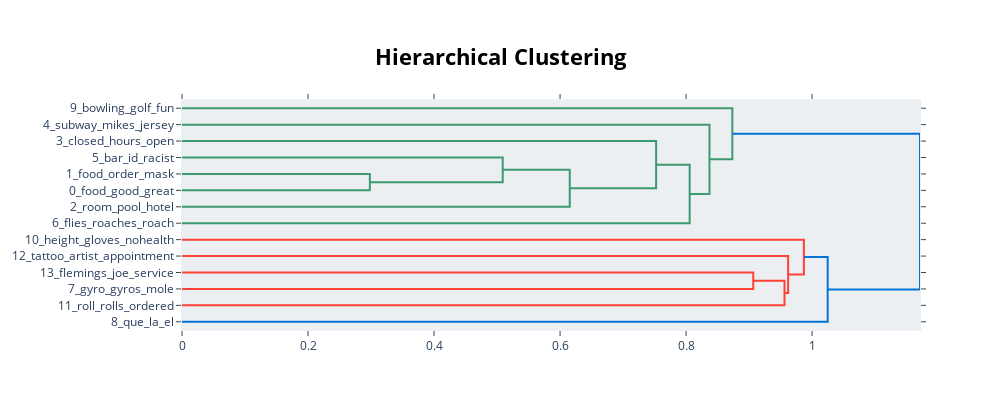

Notebook code cell kept with this figure:
### Markdown cell above
### Code Cell 6: Final Review and Summary of Topics

### Code cell
model.reduce_topics(docs, nr_topics=15)
model.visualize_barchart(top_n_topics=15)
model.visualize_hierarchy(top_n_topics=15)

### Figure 1 — Plotly figure (JSON) as saved in the notebook; plotly's stock layout.template omitted (floating-point values rounded to 4 significant figures)
{"data": [{"hoverinfo": "text", "marker": {"color": "rgb(61,153,112)"}, "mode": "lines", "type": "scatter", "x": [0, 0.2981, 0.2981, 0], "xaxis": "x", "y": [-45, -45, -55, -55], "yaxis": "y"}, {"hoverinfo": "text", "marker": {"color": "rgb(61,153,112)"}, "mode": "lines", "type": "scatter", "x": [0, 0.509, 0.509, 0.2981], "xaxis": "x", "y": [-35, -35, -50, -50], "yaxis": "y"}, {"hoverinfo": "text", "marker": {"color": "rgb(61,153,112)"}, "mode": "lines", "type": "scatter", "x": [0.509, 0.6154, 0.6154, 0], "xaxis": "x", "y": [-42.5, -42.5, -65, -65], "yaxis": "y"}, {"hoverinfo": "text", "marker": {"color": "rgb(61,153,112)"}, "mode": "lines", "type": "scatter", "x": [0, 0.7525, 0.7525, 0.6154], "xaxis": "x", "y": [-25, -25, -53.75, -53.75], "yaxis": "y"}, {"hoverinfo": "text", "marker": {"color": "rgb(61,153,112)"}, "mode": "lines", "type": "scatter", "x": [0.7525, 0.8057, 0.8057, 0], "xaxis": "x", "y": [-39.38, -39.38, -75, -75], "yaxis": "y"}, {"hoverinfo": "text", "marker": {"color": "rgb(61,153,112)"}, "mode": "lines", "type": "scatter", "x": [0, 0.8372, 0.8372, 0.8057], "xaxis": "x", "y": [-15, -15, -57.19, -57.19], "yaxis": "y"}, {"hoverinfo": "text", "marker": {"color": "rgb(61,153,112)"}, "mode": "lines", "type": "scatter", "x": [0, 0.8734, 0.8734, 0.8372], "xaxis": "x", "y": [-5, -5, -36.09, -36.09], "yaxis": "y"}, {"hoverinfo": "text", "marker": {"color": "rgb(255,65,54)"}, "mode": "lines", "type": "scatter", "x": [0, 0.9067, 0.9067, 0], "xaxis": "x", "y": [-105, -105, -115, -115], "yaxis": "y"}, {"hoverinfo": "text", "marker": {"color": "rgb(255,65,54)"}, "mode": "lines", "type": "scatter", "x": [0.9067, 0.9562, 0.9562, 0], "xaxis": "x", "y": [-110, -110, -125, -125], "yaxis": "y"}, {"hoverinfo": "text", "marker": {"color": "rgb(255,65,54)"}, "mode": "lines", "type": "scatter", "x": [0, 0.962, 0.962, 0.9562], "xaxis": "x", "y": [-95, -95, -117.5, -117.5], "yaxis": "y"}, {"hoverinfo": "text", "marker": {"color": "rgb(255,65,54)"}, "mode": "lines", "type": "scatter", "x": [0, 0.987, 0.987, 0.962], "xaxis": "x", "y": [-85, -85, -106.2, -106.2], "yaxis": "y"}, {"hoverinfo": "text", "marker": {"color": "rgb(0,116,217)"}, "mode": "lines", "type": "scatter", "x": [0.987, 1.025, 1.025, 0], "xaxis": "x", "y": [-95.62, -95.62, -135, -135], "yaxis": "y"}, {"hoverinfo": "text", "marker": {"color": "rgb(0,116,217)"}, "mode": "lines", "type": "scatter", "x": [0.8734, 1.171, 1.171, 1.025], "xaxis": "x", "y": [-20.55, -20.55, -115.3, -115.3], "yaxis": "y"}], "layout": {"autosize": false, "height": 410, "hoverlabel": {"bgcolor": "white", "font": {"family": "Rockwell", "size": 16}}, "hovermode": "closest", "plot_bgcolor": "#ECEFF1", "showlegend": false, "title": {"font": {"color": "Black", "size": 22}, "text": "<b>Hierarchical Clustering</b>", "x": 0.5, "xanchor": "center", "yanchor": "top"}, "width": 1000, "xaxis": {"autorange": true, "mirror": "allticks", "range": [0, 1.171], "rangemode": "tozero", "showgrid": false, "showline": true, "showticklabels": true, "ticks": "outside", "type": "linear", "zeroline": false}, "yaxis": {"mirror": "allticks", "range": [-140, 0], "rangemode": "tozero", "showgrid": false, "showline": true, "showticklabels": true, "tickmode": "array", "ticks": "outside", "ticktext": ["9_bowling_golf_fun", "4_subway_mikes_jersey", "3_closed_hours_open", "5_bar_id_racist", "1_food_order_mask", "0_food_good_great", "2_room_pool_hotel", "6_flies_roaches_roach", "10_height_gloves_nohealth", "12_tattoo_artist_appointment", "13_flemings_joe_service", "7_gyro_gyros_mole", "11_roll_rolls_ordered", "8_que_la_el"], "tickvals": [-5, -15, -25, -35, -45, -55, -65, -75, -85, -95, -105, -115, -125, -135], "type": "linear", "zeroline": false}}}
